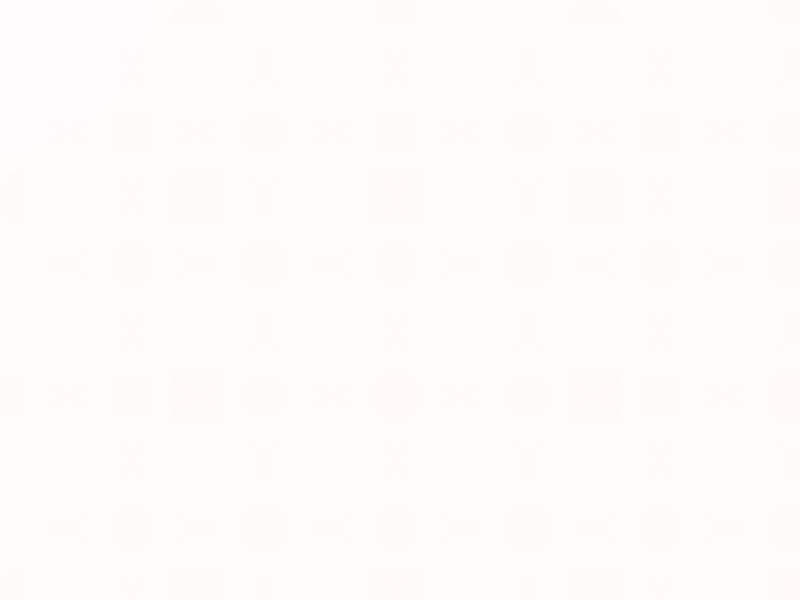
Frame 1 (no input)
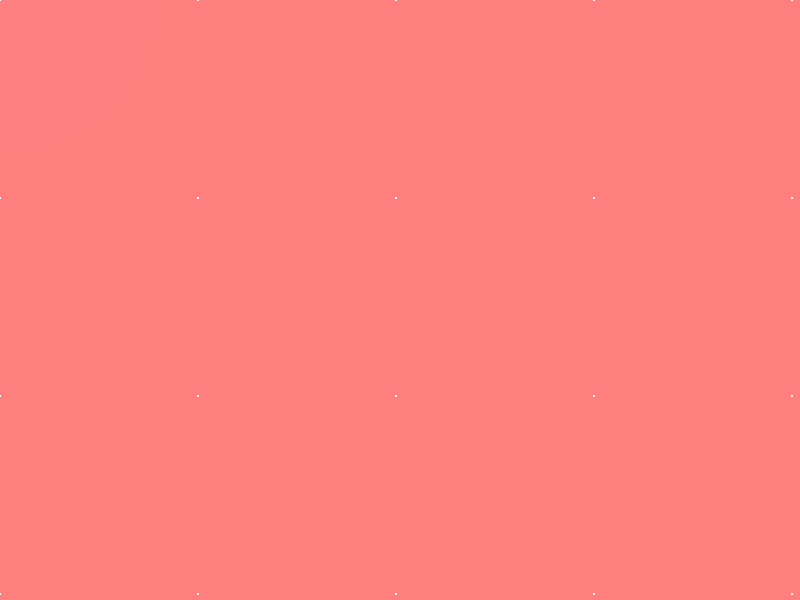
Frame 60 (the mouse pressed at the canvas centre just before this capture)
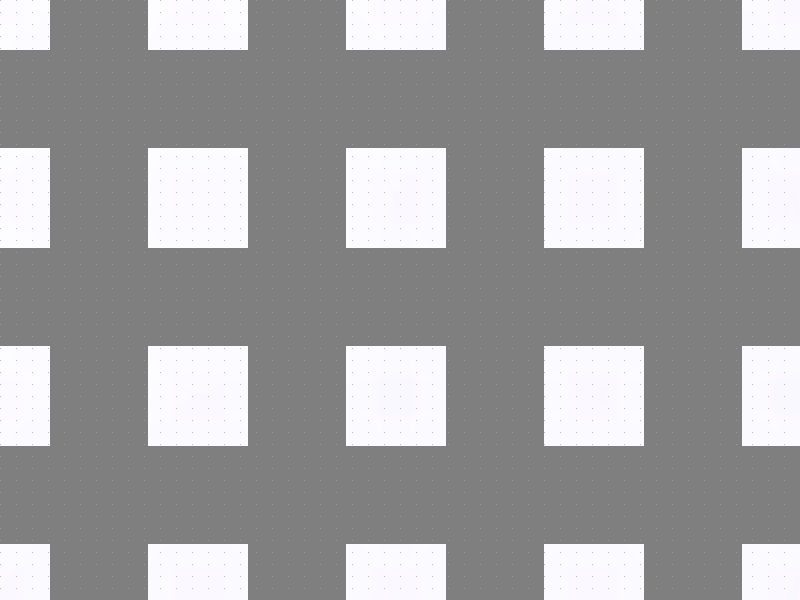
Frame 120 (the mouse held since frame 60 and released just before this capture)

The Processing sketch that drew these frames (run headless with seeded random() and noise(); from frame 60 on, the mouse is pressed at the canvas centre):

// Processing sketch: s05t00CataJuez
// ── s05t00CataJuez.pde
// Expresión Digital II - Diseño Digital - UDD - 2016
// Catalina Juez
// s05t00CataJuez
/*
Esta composición consta de múltiples objetos con opacidad que ese dibujan 
 constantemente, al apretar el botón “a” aparecerá un círculo blanco lo 
 suficientemente grande como para tapar la pantalla y al volver a apretarlo 
 este desaparecerá, lo que hará que esta composición se vuelva a dibujar. 
 Además al apretar el botón “z” desaparecen todos los círculos de la composición 
 y solo quedarán los cuadrados de esta, y al volver a apretar “z” los círculos 
 volverán a aparecer. Y el último uso del boolean es cuando el mouse pasa la mitad 
 de la pantalla en relación al eje “y”, este cambia sus colores.
 */

//definir variables
int a;
int c = color(132, 87, 232, 1);
int e = color(78, 90, 229, 1);
int f = color(250, 0, 0, 1);
color g, h; 

//definición de boolean
boolean b;
boolean z;
boolean j;
boolean o = true;
int col, fil, stepx, stepy, t;


void setup() {
  //tamaño de la composición y su color de fondo
  size(800, 600);  
  frameRate(10);
  background(255);

  //cuadrado se dibuja desde el centro
  rectMode(CENTER);

  //explico que mis boolean coresponden a "true", 
  //ademas que mi valor g es igual al mi color c, como h es igual a mi color e
  b = true;
  z = true;
  j = true;
  g = c;
  h = e;
}


void draw() { 
  //cantidad de fotogramas por segundo
  // esta función se usa en el void setup frameRate(10);
  for (int x = 0; x <  width; x += width / 12) {
    for (int y = 0; y < height; y += height / 9) {
      noStroke();

      //primer boolean "z", para que parezcan solamente los cuadrados al apretar mi tecla "z"
      if (z == true) {
        fill(g);
        // los colores debrían estár dentro de cada función
        circulodos(x * 3, y * 3, t, t);
        fill(h);
        // los colores debrían estár dentro de cada función
        circulo(x * 2, y * 2, height / 2, height / 2);

        fill(255);
        // los colores debrían estár dentro de cada función
        cuadrado(x * 3, y * 3, t, t); //cuadrado más grande de color blanco

        fill(g);
        // los colores debrían estár dentro de cada función
        cuadradodos(x * 3, y * 3, t, t); 

        cuadradotres(x * 3, y * 3, t, t); //cuadrado más pequeño
      }
      if (z == false) {
        fill(255);
        // los colores debrían estár dentro de cada función
        cuadrado(x * 3, y * 3, t, t); //cuadrado más grande de color blanco

        fill(g);
        // los colores debrían estár dentro de cada función
        cuadradodos(x * 3, y * 3, t, t); 

        cuadradotres(x * 3, y * 3, t, t); //cuadrado más pequeño
      }


      //Segundo boolean, al apretar latecla "a", aparece un círculo blanco que tapa toda la composición
      if (b == true) {
        fn1();
      }
      if (b == false) {
        fn2();
      }


      //En este ultimo boolean, cuando el mouse pasa la mitad del eje "y" de nuestra composición este cambia de color
      if (mouseY < height/2) {
        o = false;
      } else {
        o = true;
      }

      //defino mis valores g y h como son cuando están en "true"
      if (o == true) {
        g = c; //defino que g es igual a c 
        h = e; //defino que h es igual a e
      }

      //
      if (o == false) {
        g = f; // defino que g cambia a f
        h = f; //defino que h cambia a f
      }
    }
  }

  //for de los puntos que aparecen en mi composición 
  for (int x = 0; x <width; x += width/50) {
    for (int y = 0; y <height; y += height/50) {
      strokeWeight(8); 
      stroke (e); 
      p(x, y, 2, x); // que hacen los dos últimos parámetros?
    }
  }
}

//void de mis puntos
void p(int posX, int posY, float tam, float sw) { // que hacen los dos últimos parámetros?
  float colorp = map(mouseX, 0, width, 60, 255); // el color del stroke de mis puntos cambia de gris a blanco (de izquierda a derecha)
  float t = map(mouseX, 0, width, 0, 2); //cambia el tamaño de mis puntos de 0 a 2 (de izquierda a derecha)
  strokeWeight(t);
  stroke(colorp);
  point(posX, posY);
  // nada
}

//void de mi primer círculo
void circulo(int posX, int posY, float t, float sw) { //float sw?
  ellipse(posX, posY, t, t);
  // dónde está el float sw?
}

//void de mi segundo círculo, el cual no aparece ni se nota siempre, puesto que es tapado muchas veces por el cuadrado blanco
void circulodos(int posX, int posY, float tam, float sw) { //float sw?
  float t = map(mouseX, 0, width, 2, 100); //El tamaño de este circulovaria de 0 a 200, de izquierda a derecha
  ellipse(posX, posY, t, t);
}

//void de mi segundo cuadrado
void cuadrado(int posX, int posY, float tam, float sw) { //float sw
  float t = map(mouseY, 0, width, 2, 263); //el tamaño de este cuadrado varia de abajo hacia arriba (relación al eje y)
  rect(posX, posY, t, t);
}

void cuadradodos(int posX, int posY, float tam, float sw) { //float sw
  float t = map(mouseX, 0, width, 50, 200); //el tamaño de este cuadrado varia de eje x, de 50 a 200 (izquierda derecha)
  rect(posX, posY, t, t);
}

void cuadradotres(int posX, int posY, float tam, float sw) { //float sw
  //float c = map(mouseX, 0, width, 78, 132);  ¿Qué es esto?
  //float d = map(mouseX, 0, width, 229, 232); ¿Qué es esto?
  float t = map(mouseX, 0, width, 0, 100); //el tamaño de este rectángulo varia de izquierda derecha ( de 0 a 100)
  //fill(c, 87, d, 30); //cambio del valor de color de izquierda derecha (al final esto no se usa debido a que el uso del boolean "o" hace que esto no sea perceptible)
  fill(c); 
  rect(posX, posY, t, t);
}

void keyPressed() {
  // definición de boolean según el keyPressed
  if (key == 'a') {
    b = !b; // si aprietas "a" tu boolean "true" cambia  "false" (llamado desde el void draw para que la pantalla se ponga blanca)
  }

  if (key == 'z') {
    z = !z; // si aprietas "z" tu boolean "true" cambia  "false"
  }
}

// Void que es llamado por el void draw a través de un if (donde también es llamado el boolean "b" donde se usa la tecla "a")
void fn1() { //nombres de funciones copiados, da a entender que no sabe lo que escribe
  fill(0);
  ellipse(400, 300, 0, 0); // se dibuja una elipse de tamaño 0
}

void fn2() { //nombres de funciones copiados, da a entender que no sabe lo que escribe
  fill(255);
  ellipse(400, 300, 1000, 1000);
}
